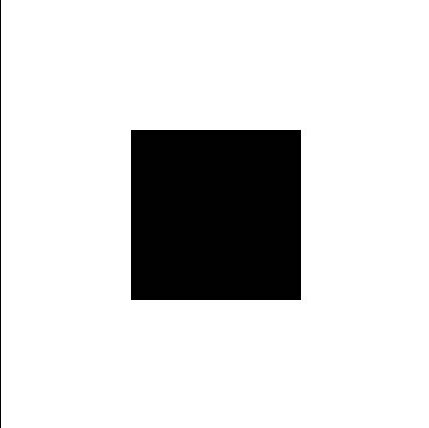
#> input picture images/squares.jpg, 429 x 428 px
$ python ex1_4.py   (Python 2 division)
#> lines starting #> are read from the running program, lines starting #| are printed output that depends on the picture
from PIL import Image
from numpy import *
import matplotlib.pyplot as plt
from scipy.ndimage import filters
import matplotlib.cm as cm

def outline(path='../../images/squares.jpg'):

#> called with path = '../../images/squares.jpg'
    print "RUNNING"

    im = array(Image.open(path).convert('L'))

    #Sodel derivative filters
    imx = zeros(im.shape)
    filters.sobel(im,1,imx)

    imy = zeros(im.shape)
    filters.sobel(im,0,imy)

    magnitude = sqrt(imx**2+imy**2)

    alpha = arctan2(imy,imx)
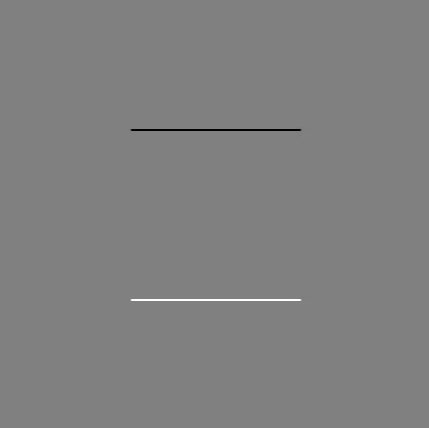
#> imy: shape (428, 429) float64; min -1020, max 1012, mean 0; drawn with min black and max white

    g_im = concatenate([imx * cos(alpha), imy * sin(alpha)])
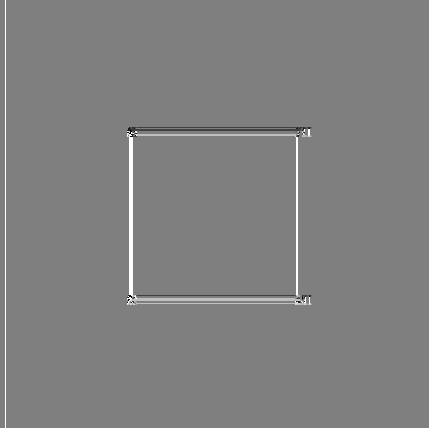
#> alpha: shape (428, 429) float64; min -3.14, max 3.14, mean 0.0269; drawn with min black and max white

    print "\n SOBEL"
    plt.figure("Sobel",figsize=(13,5))
    print "The Original Image"
    plt.subplot(1,6,1)
    plt.imshow(im, cmap=cm.Greys_r)
    plt.xlabel("Original Image")

    print "The X-Derivative (Sobel)"
    plt.subplot(1,6,2)
    plt.imshow(imx, cmap=cm.Greys_r)
    plt.xlabel("X-Derivative")

    print "The Y-Derivative (Sobel)"
    plt.subplot(1,6,3)
    plt.imshow(imy, cmap=cm.Greys_r)
    plt.xlabel("Y-Derivative")

    print "The Magnitude"
    plt.subplot(1,6,4)
    plt.imshow(magnitude, cmap=cm.Greys_r)
    plt.xlabel("Gradient Magnitude")

    print "The Direction"
    plt.subplot(1,6,5)
    plt.imshow(alpha, cmap=cm.Greys_r)
    plt.xlabel("Gradient Direction")

    print "The Gradient Matrix"
    plt.subplot(1,6,6)
    plt.imshow(g_im, cmap=cm.Greys_r)

    plt.show()
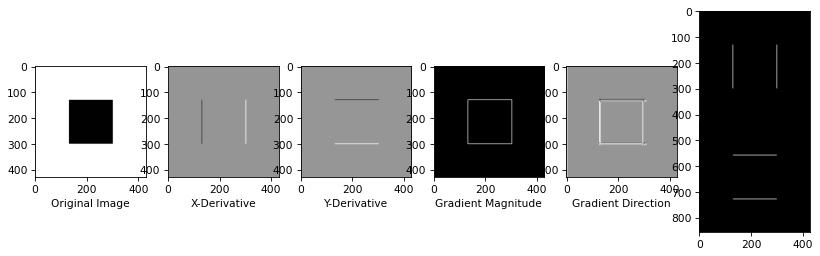
#> figure drawn by matplotlib, 6 panels

    imx = zeros(im.shape)
    filters.prewitt(im,1,imx)

    imy = zeros(im.shape)
    filters.prewitt(im,0,imy)

    magnitude = sqrt(imx**2+imy**2)

    alpha = arctan2(imy,imx)

    g_im = concatenate([imx * cos(alpha), imy * sin(alpha)])

    print "\n PREWITT"

    plt.figure("Prewitt",figsize=(13,5))
    print "The Original Image"
    plt.subplot(1,6,1)
    plt.imshow(im, cmap=cm.Greys_r)
    plt.xlabel("Original Image")

    print "The X-Derivative (Sobel)"
    plt.subplot(1,6,2)
    plt.imshow(imx, cmap=cm.Greys_r)
    plt.xlabel("X-Derivative")

    print "The Y-Derivative (Sobel)"
    plt.subplot(1,6,3)
    plt.imshow(imy, cmap=cm.Greys_r)
    plt.xlabel("Y-Derivative")

    print "The Magnitude"
    plt.subplot(1,6,4)
    plt.imshow(magnitude, cmap=cm.Greys_r)
    plt.xlabel("Gradient Magnitude")

    print "The Direction"
    plt.subplot(1,6,5)
    plt.imshow(alpha, cmap=cm.Greys_r)
    plt.xlabel("Gradient Direction")

    print "The Gradient Matrix"
    plt.subplot(1,6,6)
    plt.imshow(g_im, cmap=cm.Greys_r)

    plt.show()

    print "Done"

outline()

$ run again, with images/ex1.png saved as images/squares.jpg
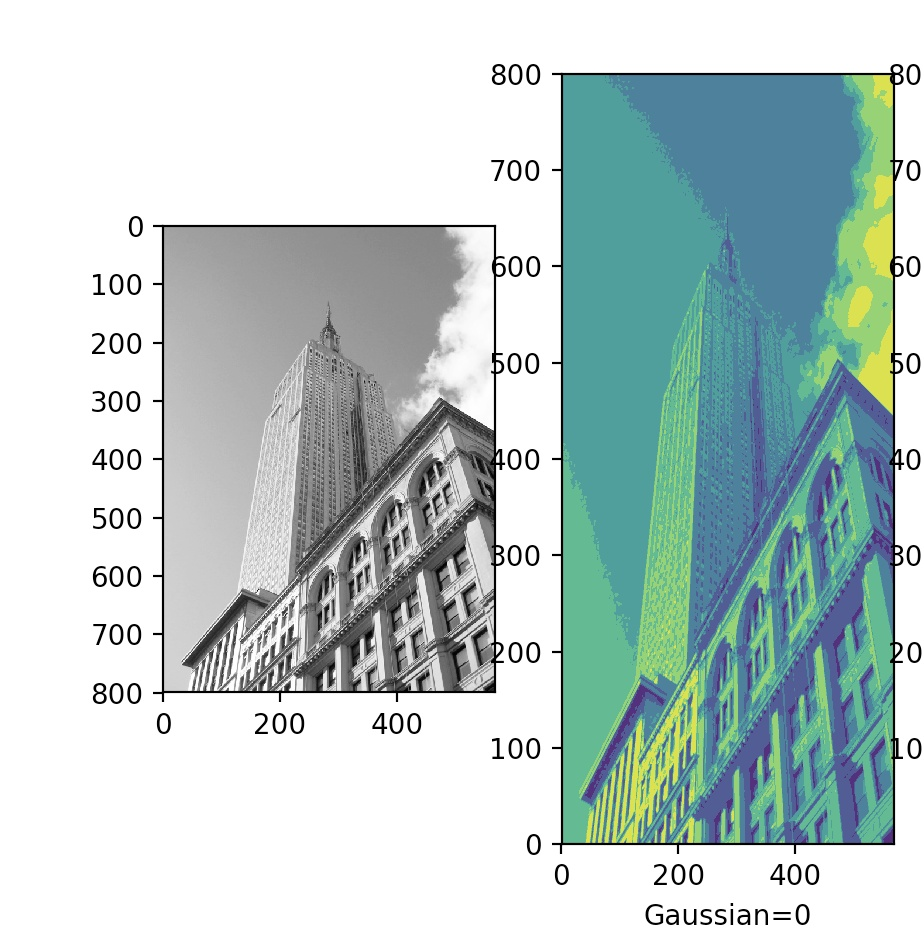
#> input picture images/ex1.png, 924 x 948 px
#> in outline, `im = array(Image.open(path).convert('L'))`:
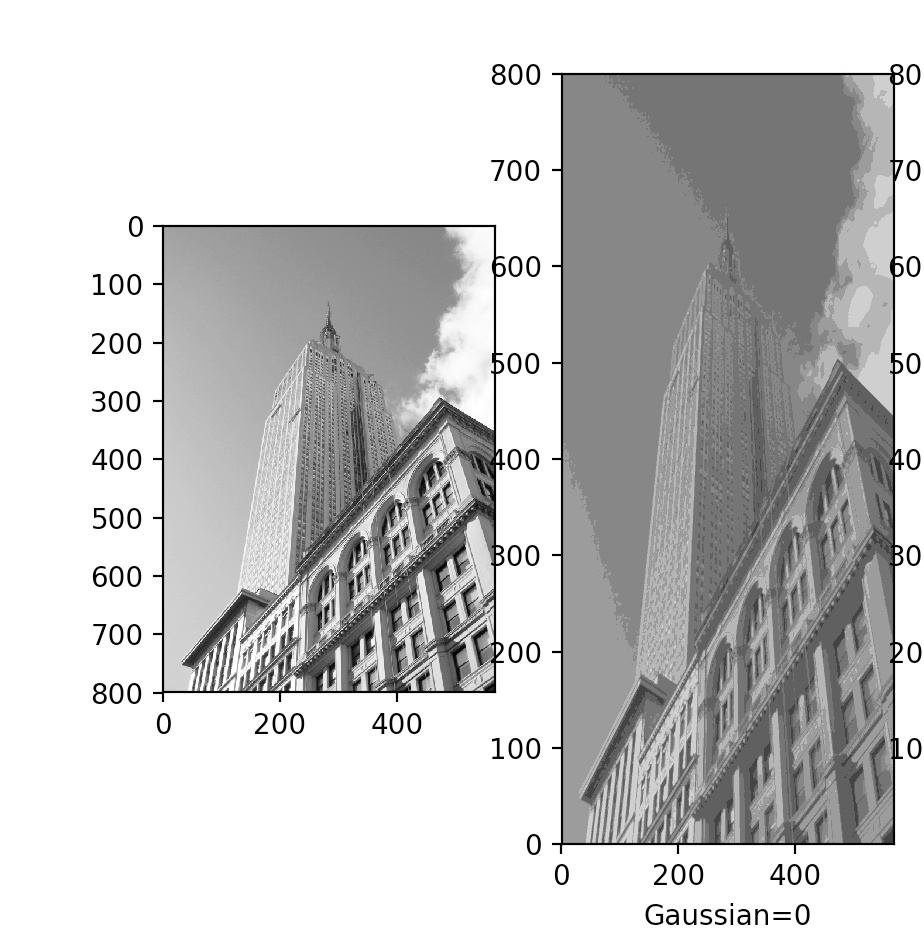
#> im: shape (948, 924); min 0, max 255, mean 198.5
#> in outline, `g_im = concatenate([imx * cos(alpha), imy * sin(alpha)])`:
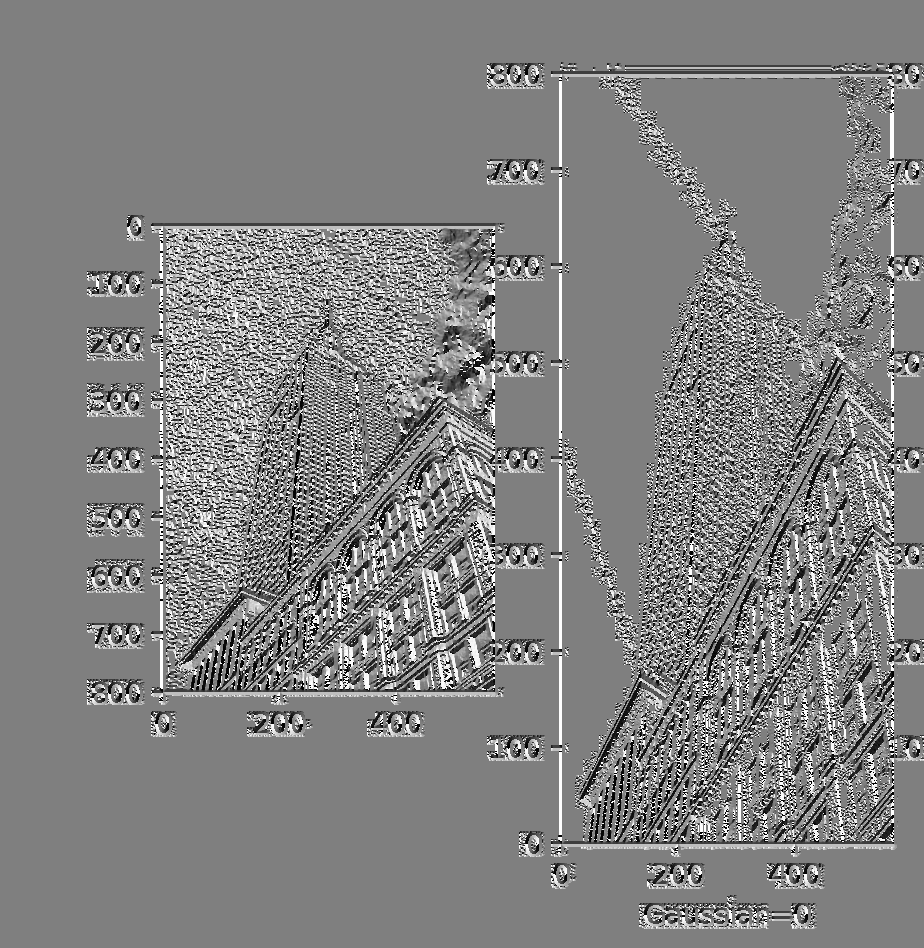
#> alpha: shape (948, 924) float64; min -3.14, max 3.14, mean 0.0571; drawn with min black and max white
